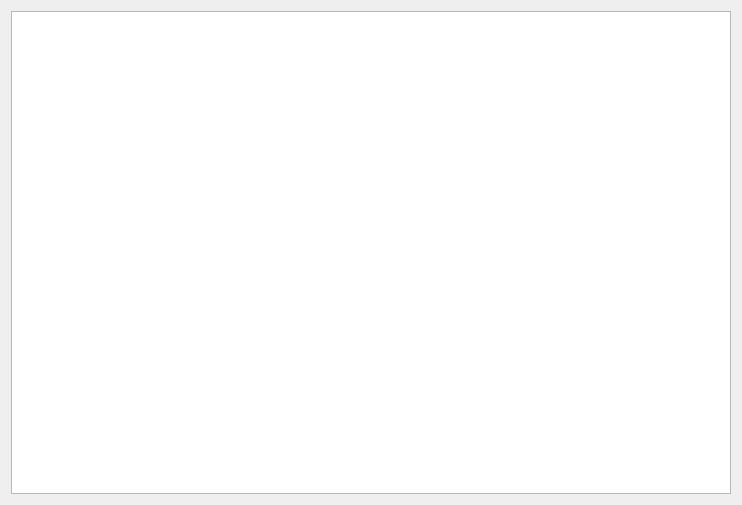
<?xml version="1.0" encoding="UTF-8"?>
<ui version="4.0">
 <class>City</class>
 <widget class="QDialog" name="City">
  <property name="geometry">
   <rect>
    <x>0</x>
    <y>0</y>
    <width>742</width>
    <height>505</height>
   </rect>
  </property>
  <property name="windowTitle">
   <string>Dialog</string>
  </property>
  <layout class="QGridLayout" name="gridLayout">
   <item row="0" column="0">
    <widget class="QTableWidget" name="tableWidget"/>
   </item>
  </layout>
 </widget>
 <resources/>
 <connections/>
</ui>
